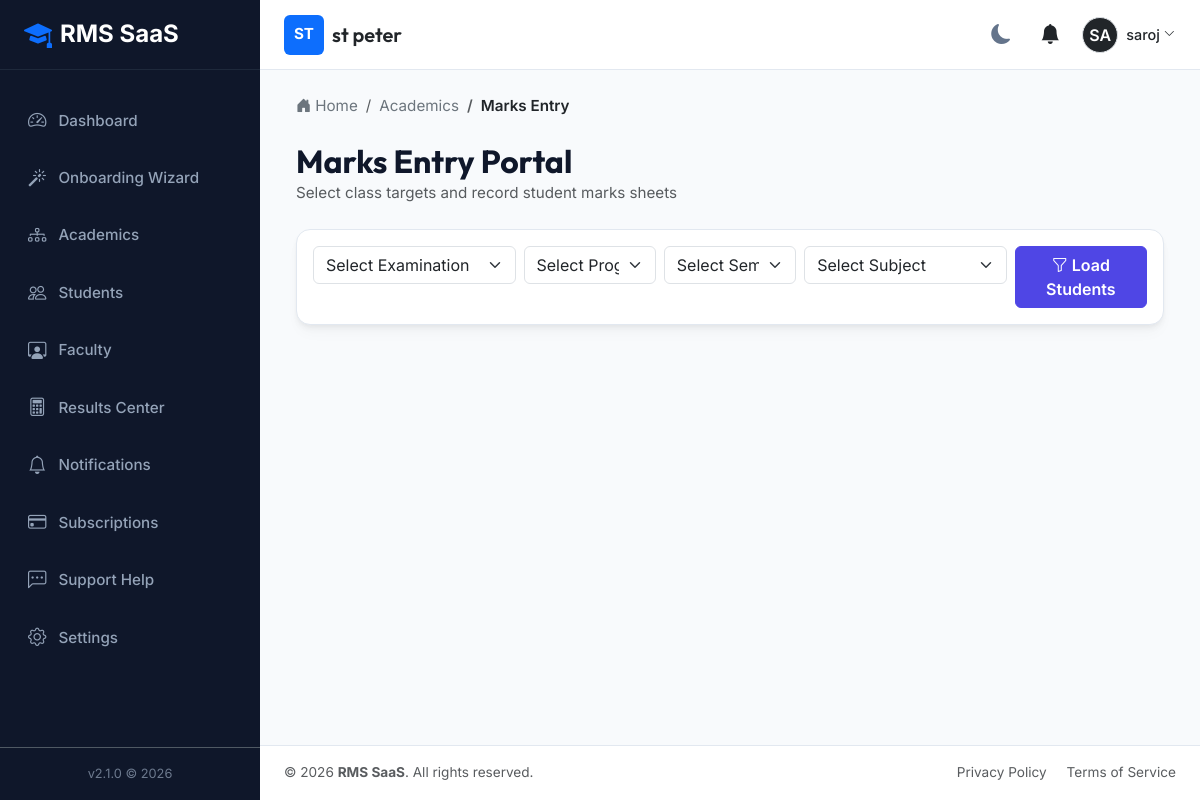
/marks/entry/ (signed in), run on the app's committed database.
### tenants/models.py (models this page shows, shortened)
class Institution(models.Model):
    name = models.CharField(max_length=255)
    slug = models.SlugField(max_length=255, unique=True)
    contact_email = models.EmailField()
    contact_phone = models.CharField(max_length=20, blank=True, null=True)
    address = models.TextField(blank=True, null=True)
    logo = models.ImageField(upload_to='institution_logos/', blank=True, null=True)
    is_active = models.BooleanField(default=True)
    created_at = models.DateTimeField(auto_now_add=True)
    updated_at = models.DateTimeField(auto_now=True)

### accounts/models.py (models this page shows, shortened)
class User(AbstractUser):
    class Role(models.TextChoices):
        SUPER_ADMIN = 'SUPER_ADMIN', 'Super Admin'
        INSTITUTION_OWNER = 'INSTITUTION_OWNER', 'Institution Owner'
        INSTITUTION_ADMIN = 'INSTITUTION_ADMIN', 'Institution Admin'
        EXAM_CONTROLLER = 'EXAM_CONTROLLER', 'Examination Controller'
        HOD = 'HOD', 'Head of Department'
        FACULTY = 'FACULTY', 'Faculty'
        STUDENT = 'STUDENT', 'Student'
    role = models.CharField(max_length=30, choices=Role.choices, default=Role.STUDENT)
    institution = models.ForeignKey(
        'tenants.Institution',
        on_delete=models.SET_NULL,
        null=True,
        blank=True,
        related_name='users'
    )
    phone = models.CharField(max_length=20, blank=True, null=True)
    profile_picture = models.ImageField(upload_to='profile_pics/', blank=True, null=True)
    created_at = models.DateTimeField(auto_now_add=True)
    updated_at = models.DateTimeField(auto_now=True)
    @property
    def is_super_admin(self):
        return self.role == self.Role.SUPER_ADMIN or self.is_superuser
    @property
    def is_institution_admin(self):
        return self.role in [self.Role.INSTITUTION_OWNER, self.Role.INSTITUTION_ADMIN]

### marks/views.py (the view, shortened to what this page needs)
# urls.py: path('marks/entry/', views.marks_entry, name='marks_entry'),
@login_required
def marks_entry(request):
    inst = request.user.institution
    user = request.user
    exams = Examination.objects.filter(institution=inst, status=Examination.Status.ACTIVE)
    programs = Program.objects.filter(institution=inst)
    semesters = Semester.objects.filter(institution=inst)
    subjects = Subject.objects.filter(institution=inst)
    sections = Section.objects.filter(institution=inst)
    exam_id = request.GET.get('examination', '')
    prog_id = request.GET.get('program', '')
    sem_id = request.GET.get('semester', '')
    sub_id = request.GET.get('subject', '')
    sec_id = request.GET.get('section', '')
    students_data = []
    exam_sub = None
    marks_status = 'N/A'
    context = {
        'exams': exams,
        'programs': programs,
        'semesters': semesters,
        'subjects': subjects,
        'sections': sections,
        'exam_filter': int(exam_id) if exam_id else '',
        'prog_filter': int(prog_id) if prog_id else '',
        'sem_filter': int(sem_id) if sem_id else '',
        'sub_filter': int(sub_id) if sub_id else '',
        'sec_filter': int(sec_id) if sec_id else '',
        'students_data': students_data,
        'exam_sub': exam_sub,
        'marks_status': marks_status,
        'breadcrumbs': [{'name': 'Academics', 'url': '#'}, {'name': 'Marks Entry', 'url': '#'}]
    }
    return render(request, 'marks/marks_entry.html', context)

### notifications/context_processors.py (called while the page is built)
def unread_notifications(request):
    if request.user.is_authenticated:
        unread_notifications = Notification.objects.filter(user=request.user, is_read=False).order_by('-created_at')
        return {
            'unread_notifications': unread_notifications,
            'unread_notifications_list': unread_notifications,
            'unread_notifications_count': unread_notifications.count()
        }
    return {}

### tenants/context_processors.py (called while the page is built)
def institution_context(request):
    context = {
        'current_institution': None,
        'institution_settings': None
    }
    if request.user.is_authenticated and not request.user.is_super_admin:
        if request.user.institution:
            context['current_institution'] = request.user.institution
            try:
                context['institution_settings'] = request.user.institution.settings
            except Exception:
                context['institution_settings'] = None
    return context

### templates/marks/marks_entry.html (shortened to what this page needs)
{% extends "base.html" %}
{% block content %}
<div class="mb-4">
    <h2 class="font-heading fw-bold m-0">Marks Entry Portal</h2>
    <p class="text-muted m-0">Select class targets and record student marks sheets</p>
</div>
<div class="rms-card p-3 mb-4 no-print">
    <form method="GET" class="row g-2">
        <div class="col-md-3">
            <select name="examination" class="form-select" required>
                <option value="">Select Examination</option>
            </select>
        </div>
        <div class="col-md-2">
            <select name="program" class="form-select" required>
                <option value="">Select Program</option>
            </select>
        </div>
        <div class="col-md-2">
            <select name="semester" class="form-select" required>
                <option value="">Select Semester</option>
            </select>
        </div>
        <div class="col-md-3">
            <select name="subject" class="form-select" required>
                <option value="">Select Subject</option>
            </select>
        </div>
        <div class="col-md-2">
            <button type="submit" class="btn btn-primary w-100 fw-semibold"><i class="bi bi-funnel"></i> Load Students</button>
        </div>
    </form>
</div>
{% endblock %}

### templates/partials/navbar.html (shortened to what this page needs)
<nav class="app-navbar no-print">
    <div class="d-flex align-items-center">
        {% if current_institution %}
            <div class="d-flex align-items-center">
                {% if current_institution.logo %}
                    <img src="{{ current_institution.logo.url }}" alt="{{ current_institution.name }} Logo" height="40" class="me-2 rounded">
                {% else %}
                    <div class="bg-primary text-white d-flex align-items-center justify-content-center rounded me-2" style="width: 40px; height: 40px; font-weight: bold;">
                        {{ current_institution.name|slice:":2"|upper }}
                    </div>
                {% endif %}
                <div>
                    <h5 class="m-0 text-dark font-heading">{{ current_institution.name }}</h5>
                </div>
            </div>
        {% else %}
            <h5 class="m-0 text-dark font-heading">RMS SaaS Platform</h5>
        {% endif %}
    </div>
    <div class="d-flex align-items-center gap-3">
        <button class="theme-toggle-btn" id="theme-toggle" title="Toggle Theme">
            <i class="bi bi-moon-fill"></i>
        </button>
        <div class="dropdown">
            <button class="btn btn-link position-relative text-dark p-1" type="button" id="notificationDropdown" data-bs-toggle="dropdown" aria-expanded="false">
                <i class="bi bi-bell-fill fs-5"></i>
            </button>
        </div>
        <div class="dropdown">
            <button class="btn btn-link d-flex align-items-center text-decoration-none p-0 text-dark" type="button" id="userProfileDropdown" data-bs-toggle="dropdown" aria-expanded="false">
                {% if user.profile_picture %}
                    <img src="{{ user.profile_picture.url }}" alt="{{ user.username }}" width="36" height="36" class="rounded-circle border">
                {% else %}
                    <div class="bg-dark text-white rounded-circle d-flex align-items-center justify-content-center border" style="width: 36px; height: 36px; font-weight: 600;">
                        {{ user.username|slice:":2"|upper }}
                    </div>
                {% endif %}
                <span class="ms-2 d-none d-md-inline" style="font-size: 0.9rem; font-weight: 500;">{{ user.get_full_name|default:user.username }}</span>
                <i class="bi bi-chevron-down ms-1" style="font-size: 0.7rem;"></i>
            </button>
        </div>
    </div>
</nav>

### static/css/styles.css (style rules this page uses)
:root { --bg-primary: #f8fafc; --bg-secondary: #ffffff; --text-primary: #0f172a; --text-secondary: #64748b; --border-color: #e2e8f0; --card-shadow: 0 4px 6px -1px rgba(0, 0, 0, 0.05), 0 2px 4px -1px rgba(0, 0, 0, 0.02), 0 10px 15px -3px rgba(0, 0, 0, 0.03); --sidebar-bg: #0f172a; --sidebar-text: #94a3b8; --sidebar-active-bg: #1e293b; --sidebar-active-text: #ffffff; --primary: #4f46e5; --primary-hover: #4338ca; --success: #10b981; --warning: #f59e0b; --danger: #ef4444; --info: #06b6d4; --font-heading: 'Outfit', sans-serif; --font-body: 'Inter', sans-serif; --radius-lg: 14px; --radius-md: 10px; --transition-fast: 0.2s ease; }
body { background-color: var(--bg-primary); color: var(--text-primary); font-family: var(--font-body); font-size: 0.95rem; line-height: 1.6; transition: background-color var(--transition-fast), color var(--transition-fast); }
h1, h2, h3, h4, h5, h6 { font-family: var(--font-heading); font-weight: 600; }
.app-navbar { background-color: var(--bg-secondary); border-bottom: 1px solid var(--border-color); height: 70px; padding: 0 1.5rem; display: flex; align-items: center; justify-content: space-between; }
.rms-card { background-color: var(--bg-secondary); border: 1px solid var(--border-color); border-radius: var(--radius-lg); box-shadow: var(--card-shadow); padding: 1.5rem; margin-bottom: 1.5rem; transition: transform var(--transition-fast), box-shadow var(--transition-fast); }
.btn-primary { background-color: var(--primary); border-color: var(--primary); }
.theme-toggle-btn { cursor: pointer; background: none; border: none; color: var(--text-secondary); font-size: 1.25rem; padding: 0.5rem; border-radius: 50%; display: flex; align-items: center; justify-content: center; transition: all var(--transition-fast); }

### data on the page
Institution: name "ST", name "st peter"
User: username "SA", get_full_name "saroj"

### other printed values
{{ crumb.name }} "Academics"
{{ crumb.name }} "Marks Entry"
